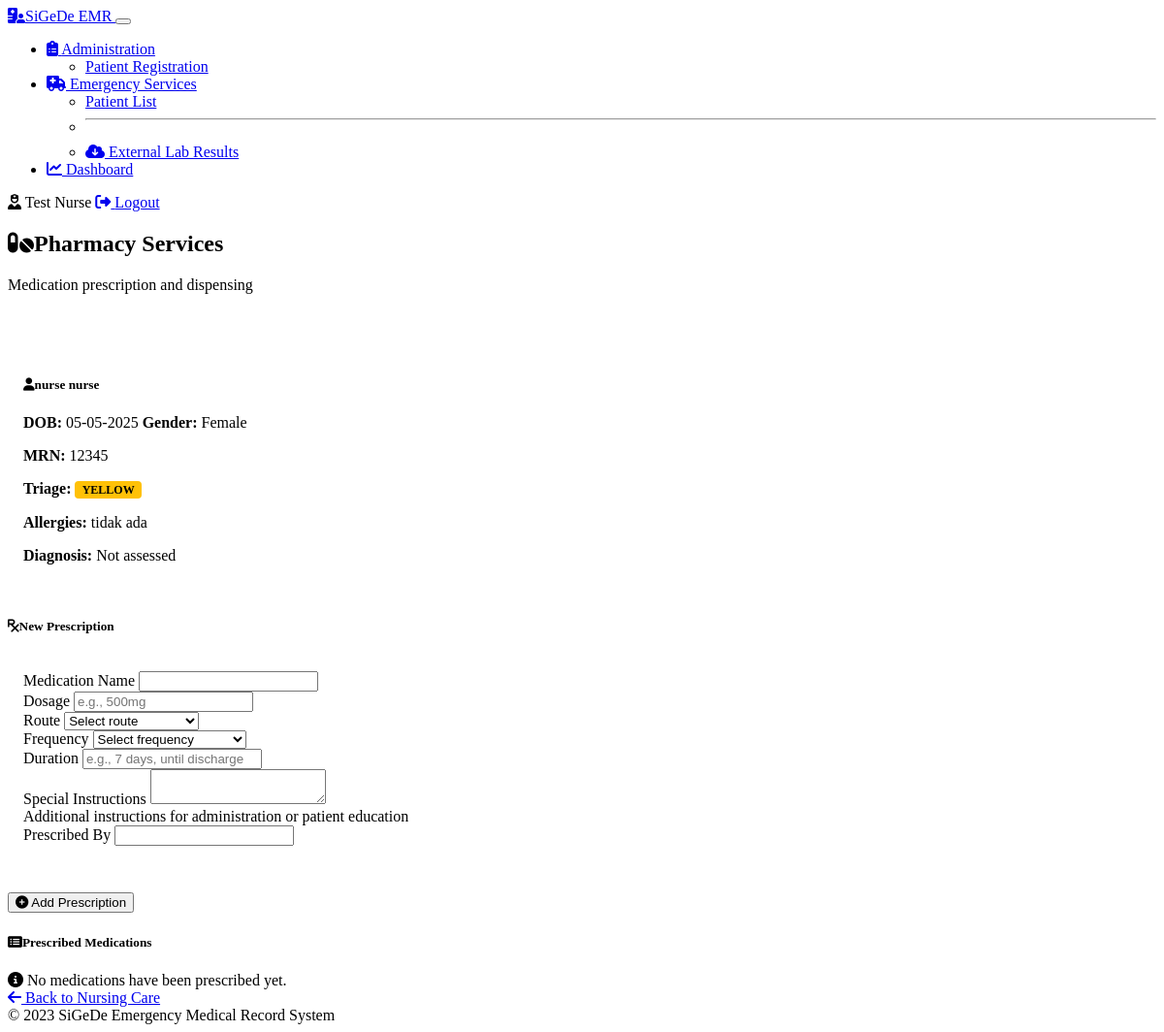
Screenshot of /emergency/pharmacy/6 (signed in) with the database file from the repository.
### models.py (models this page shows, shortened)
class User(UserMixin, db.Model):
    id = db.Column(db.Integer, primary_key=True)
    username = db.Column(db.String(64), unique=True, nullable=False)
    email = db.Column(db.String(120), unique=True, nullable=False)
    password_hash = db.Column(db.String(256), nullable=False)
    full_name = db.Column(db.String(100), nullable=False)
    role = db.Column(db.String(20), default='nurse')
    created_at = db.Column(db.DateTime, default=datetime.utcnow)

class Patient(db.Model):
    id = db.Column(db.Integer, primary_key=True)
    medical_record_number = db.Column(db.String(20), unique=True, nullable=True)
    first_name = db.Column(db.String(50), nullable=False)
    last_name = db.Column(db.String(50), nullable=False)
    date_of_birth = db.Column(db.Date, nullable=False)
    gender = db.Column(db.String(10), nullable=False)
    address = db.Column(db.String(200), nullable=True)
    phone_number = db.Column(db.String(20), nullable=True)
    arrival_mode = db.Column(db.String(20), nullable=False)  # 'ambulance' or 'walk-in'
    referral_source = db.Column(db.String(100), nullable=True)  # For ambulance arrivals
    insurance_type = db.Column(db.String(50), nullable=True)
    insurance_number = db.Column(db.String(50), nullable=True)
    emergency_contact_name = db.Column(db.String(100), nullable=True)
    emergency_contact_phone = db.Column(db.String(20), nullable=True)
    created_at = db.Column(db.DateTime, default=datetime.utcnow)
    triage = db.relationship('Triage', backref='patient', uselist=False)
    nurse_assessments = db.relationship('NurseAssessment', backref='patient')
    doctor_examinations = db.relationship('DoctorExamination', backref='patient')
    lab_requests = db.relationship('LabRequest', backref='patient')
    prescriptions = db.relationship('Prescription', backref='patient')
    disposition = db.relationship('Disposition', backref='patient', uselist=False)

class Triage(db.Model):
    id = db.Column(db.Integer, primary_key=True)
    patient_id = db.Column(db.Integer, db.ForeignKey('patient.id'), nullable=False)
    category = db.Column(db.String(10), nullable=False)  # 'red', 'yellow', 'green', 'black'
    reason = db.Column(db.String(200), nullable=False)
    vital_signs = db.Column(db.JSON, nullable=True)
    triaged_by = db.Column(db.Integer, db.ForeignKey('user.id'), nullable=False)
    triaged_at = db.Column(db.DateTime, default=datetime.utcnow)
    nurse = db.relationship('User', backref='triages')

class NurseAssessment(db.Model):
    id = db.Column(db.Integer, primary_key=True)
    patient_id = db.Column(db.Integer, db.ForeignKey('patient.id'), nullable=False)
    chief_complaint = db.Column(db.String(200), nullable=False)
    history = db.Column(db.Text, nullable=True)
    allergies = db.Column(db.Text, nullable=True)
    medications = db.Column(db.Text, nullable=True)
    vital_signs = db.Column(db.JSON, nullable=False)
    assessment_details = db.Column(db.Text, nullable=True)
    nurse_id = db.Column(db.Integer, db.ForeignKey('user.id'), nullable=False)
    created_at = db.Column(db.DateTime, default=datetime.utcnow)
    nurse = db.relationship('User', backref='assessments')

### routes/emergency.py (the view, shortened to what this page needs)
@emergency_bp.route('/pharmacy/<int:patient_id>', methods=['GET', 'POST'])
@login_required
def pharmacy(patient_id):
    patient = Patient.query.get_or_404(patient_id)
    prescriptions = Prescription.query.filter_by(patient_id=patient_id).all()
    return render_template('emergency/pharmacy.html', patient=patient, prescriptions=prescriptions)

### templates/emergency/pharmacy.html (shortened to what this page needs)
{% extends "base.html" %}
{% block content %}
<div class="row">
    <div class="col-12">
        <div class="medical-header">
            <h2><i class="fas fa-pills me-2"></i>Pharmacy Services</h2>
            <p class="text-muted">Medication prescription and dispensing</p>
        </div>
        <div class="patient-info-box mb-4">
            <div class="row">
                <div class="col-md-6">
                    <h5><i class="fas fa-user me-2"></i>{{ patient.first_name }} {{ patient.last_name }}</h5>
                    <p class="mb-1">
                        <strong>DOB:</strong> {{ patient.date_of_birth.strftime('%d-%m-%Y') }}
                        <strong>Gender:</strong> {{ patient.gender }}
                    </p>
                    <p class="mb-1">
                        <strong>MRN:</strong> {{ patient.medical_record_number or 'Not assigned' }}
                    </p>
                </div>
                <div class="col-md-6">
                    <p class="mb-1"><strong>Triage:</strong> <span class="triage-badge triage-{{ patient.triage.category }}">{{ patient.triage.category|upper }}</span></p>
                    <p class="mb-1"><strong>Allergies:</strong> {{ patient.nurse_assessments[0].allergies or 'No known allergies' if patient.nurse_assessments else 'Not assessed' }}</p>
                    <p class="mb-1"><strong>Diagnosis:</strong> {{ patient.doctor_examinations[0].assessment if patient.doctor_examinations else 'Not assessed' }}</p>
                </div>
            </div>
        </div>
        <div class="row">
            <div class="col-lg-6 mb-4">
                <div class="card">
                    <div class="card-body">
                        <h5 class="card-title mb-3"><i class="fas fa-prescription me-2"></i>New Prescription</h5>
                        <form method="POST" action="{{ url_for('emergency.pharmacy', patient_id=patient.id) }}">
                            <div class="form-section">
                                <div class="mb-3">
                                    <label for="medication_name" class="form-label">Medication Name</label>
                                    <input type="text" class="form-control" id="medication_name" name="medication_name" required>
                                </div>
                                <div class="mb-3">
                                    <label for="dosage" class="form-label">Dosage</label>
                                    <input type="text" class="form-control" id="dosage" name="dosage" placeholder="e.g., 500mg" required>
                                </div>
                                <div class="row mb-3">
                                    <div class="col-md-6">
                                        <label for="route" class="form-label">Route</label>
                                        <select class="form-select" id="route" name="route" required>
                                            <option value="" selected disabled>Select route</option>
                                        </select>
                                    </div>
                                    <div class="col-md-6">
                                        <label for="frequency" class="form-label">Frequency</label>
                                        <select class="form-select" id="frequency" name="frequency" required>
                                            <option value="" selected disabled>Select frequency</option>
                                        </select>
                                    </div>
                                </div>
                                <div class="mb-3">
                                    <label for="duration" class="form-label">Duration</label>
                                    <input type="text" class="form-control" id="duration" name="duration" placeholder="e.g., 7 days, until discharge">
                                </div>
                                <div class="mb-3">
                                    <label for="special_instructions" class="form-label">Special Instructions</label>
                                    <textarea class="form-control" id="special_instructions" name="special_instructions" rows="2"></textarea>
                                    <div class="form-text">Additional instructions for administration or patient education</div>
                                </div>
                                <div class="mb-3">
                                    <label for="prescribed_by" class="form-label">Prescribed By</label>
                                    <input type="text" class="form-control" id="prescribed_by" name="prescribed_by" required>
                                </div>
                            </div>
                            <div class="d-grid gap-2 mt-3">
                                <button type="submit" class="btn btn-primary">
                                    <i class="fas fa-plus-circle me-1"></i> Add Prescription
                                </button>
                            </div>
                        </form>
                    </div>
                </div>
            </div>
            <div class="col-lg-6">
                <div class="card">
                    <div class="card-body">
                        <h5 class="card-title mb-3"><i class="fas fa-list-alt me-2"></i>Prescribed Medications</h5>
                        {% if prescriptions %}
                            <div class="table-responsive">
                                <table class="table table-hover">
                                    <thead>
                                        <tr>
                                            <th>Medication</th>
                                            <th>Dosage & Route</th>
                                            <th>Status</th>
                                            <th>Actions</th>
                                        </tr>
                                    </thead>
                                    <tbody>
                                        {% for prescription in prescriptions %}
                                            <tr>
                                                <td>{{ prescription.medication_name }}</td>
                                                <td>{{ prescription.dosage }} {{ prescription.route }}, {{ prescription.frequency }}</td>
                                                <td>
                                                    {% if prescription.is_dispensed %}
                                                        <span class="badge bg-success">Dispensed</span>
                                                    {% else %}
                                                        <span class="badge bg-warning text-dark">Pending</span>
                                                    {% endif %}
                                                </td>
                                                <td>
                                                    {% if not prescription.is_dispensed %}
                                                        <form method="POST" action="{{ url_for('emergency.dispense_medication', prescription_id=prescription.id) }}" class="d-inline">
                                                            <input type="hidden" name="dispensed_by" value="{{ current_user.full_name }}">
                                                            <button type="submit" class="btn btn-sm btn-outline-success">
                                                                <i class="fas fa-check-circle me-1"></i> Dispense
                                                            </button>
                                                        </form>
                                                    {% else %}
                                                        <button class="btn btn-sm btn-outline-secondary" disabled>
                                                            <i class="fas fa-check me-1"></i> Dispensed
                                                        </button>
                                                    {% endif %}
                                                </td>
                                            </tr>
                                        {% endfor %}
                                    </tbody>
                                </table>
                            </div>
                            <div class="alert alert-info mt-3">
                                <i class="fas fa-info-circle me-2"></i> Medications must be dispensed by pharmacy staff before administration.
                            </div>
                        {% else %}
                            <div class="alert alert-info">
                                <i class="fas fa-info-circle me-2"></i> No medications have been prescribed yet.
                            </div>
                        {% endif %}
                        <div class="d-grid gap-2 d-md-flex justify-content-md-end mt-4">
                            <a href="{{ url_for('emergency.nursing_care', patient_id=patient.id) }}" class="btn btn-outline-secondary">
                                <i class="fas fa-arrow-left me-1"></i> Back to Nursing Care
                            </a>
                        </div>
                    </div>
                </div>
            </div>
        </div>
    </div>
</div>
{% endblock %}

### templates/base.html (shortened to what this page needs)
<!DOCTYPE html>
<html lang="en" data-bs-theme="dark">
<head>
    <link href="https://cdn.replit.com/agent/bootstrap-agent-dark-theme.min.css" rel="stylesheet">
    <link rel="stylesheet" href="https://cdnjs.cloudflare.com/ajax/libs/font-awesome/6.4.0/css/all.min.css">
    <link rel="stylesheet" href="{{ url_for('static', filename='css/custom.css') }}">
</head>
<body>
    {% if current_user.is_authenticated %}
    <nav class="navbar navbar-expand-lg navbar-dark bg-dark mb-4">
        <div class="container-fluid">
            <a class="navbar-brand" href="{{ url_for('admin.patient_registration') }}">
                <i class="fas fa-hospital-user me-2"></i>SiGeDe EMR
            </a>
            <button class="navbar-toggler" type="button" data-bs-toggle="collapse" data-bs-target="#navbarSupportedContent">
            </button>
            <div class="collapse navbar-collapse" id="navbarSupportedContent">
                <ul class="navbar-nav me-auto mb-2 mb-lg-0">
                    <li class="nav-item dropdown">
                        <a class="nav-link dropdown-toggle" href="#" id="adminDropdown" role="button" data-bs-toggle="dropdown">
                            <i class="fas fa-clipboard-list me-1"></i> Administration
                        </a>
                        <ul class="dropdown-menu">
                            <li><a class="dropdown-item" href="{{ url_for('admin.patient_registration') }}">Patient Registration</a></li>
                        </ul>
                    </li>
                    <li class="nav-item dropdown">
                        <a class="nav-link dropdown-toggle" href="#" id="emergencyDropdown" role="button" data-bs-toggle="dropdown">
                            <i class="fas fa-ambulance me-1"></i> Emergency Services
                        </a>
                        <ul class="dropdown-menu">
                            <li><a class="dropdown-item" href="{{ url_for('emergency.patient_list') }}">Patient List</a></li>
                            <li><hr class="dropdown-divider"></li>
                            <li><a class="dropdown-item" href="{{ url_for('laboratory.pending_results') }}">
                                <i class="fas fa-cloud-download-alt me-1"></i> External Lab Results
                            </a></li>
                        </ul>
                    </li>
                    <li class="nav-item">
                        <a class="nav-link" href="{{ url_for('dashboard.dashboard') }}">
                            <i class="fas fa-chart-line me-1"></i> Dashboard
                        </a>
                    </li>
                </ul>
                <div class="d-flex">
                    <span class="navbar-text me-3">
                        <i class="fas fa-user-nurse me-1"></i> {{ current_user.full_name or current_user.username }}
                    </span>
                    <a href="{{ url_for('auth.logout') }}" class="btn btn-outline-light btn-sm">
                        <i class="fas fa-sign-out-alt me-1"></i> Logout
                    </a>
                </div>
            </div>
        </div>
    </nav>
    {% endif %}
    <div class="container">
        {% block content %}{% endblock %}
    </div>
    <footer class="footer mt-5 py-3 bg-dark">
        <div class="container text-center">
            <span class="text-muted">
                &copy; 2023 SiGeDe Emergency Medical Record System
            </span>
        </div>
    </footer>
</body>
</html>

### rows the page displays
User: full_name "Test Nurse"
Patient: first_name "nurse", last_name "nurse", date_of_birth "05-05-2025", gender "Female", medical_record_number "12345"
Triage: triage.category "YELLOW"
NurseAssessment: allergies "tidak ada"
